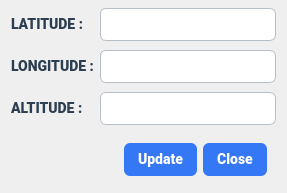
<?xml version="1.0" encoding="UTF-8"?>
<ui version="4.0">
 <class>CUpdatePosition</class>
 <widget class="QWidget" name="CUpdatePosition">
  <property name="geometry">
   <rect>
    <x>0</x>
    <y>0</y>
    <width>287</width>
    <height>193</height>
   </rect>
  </property>
  <property name="windowTitle">
   <string>Form</string>
  </property>
  <property name="styleSheet">
   <string notr="true">/* ===============================
   Main Widget Background
   =============================== */
QWidget {
    background: qlineargradient(
        x1:0, y1:0, x2:0, y2:1,
        stop:0 #f2f4f7,
        stop:1 #d9dee4
    );
    font-family: Segoe UI, Roboto, sans-serif;
    font-size: 14px;
    color: #1E1E1E;
}

/* ===============================
   Labels
   =============================== */
QLabel {
    color: #2c3e50;
    font-size: 14px;
    font-weight: 800;
}

/* ===============================
   Line Edits
   =============================== */
QLineEdit {
    background: #ffffff;
    border: 1px solid #b6bec7;
    padding: 6px 8px;
    border-radius: 6px;
    selection-background-color: #0078d7;
    selection-color: white;
}

QLineEdit:focus {
    border: 1px solid #0078d7;
    background: #fefefe;
}

/* ===============================
   Buttons
   =============================== */
QPushButton {
    background-color: #3478f6;
    color: white;
    padding: 8px 14px;
    border-radius: 6px;
    border: none;
    font-weight: 800;
}

QPushButton:hover {
    background-color: #2d6bdd;
}

QPushButton:pressed {
    background-color: #255bc0;
}

/* Close Button (Optional Different Color) */
QPushButton#closeButton {
    background-color: #e74c3c;
}

QPushButton#closeButton:hover {
    background-color: #cf4436;
}

QPushButton#closeButton:pressed {
    background-color: #b83c30;
}</string>
  </property>
  <layout class="QGridLayout" name="gridLayout">
   <property name="topMargin">
    <number>5</number>
   </property>
   <property name="bottomMargin">
    <number>5</number>
   </property>
   <item row="0" column="0">
    <widget class="QLabel" name="label">
     <property name="styleSheet">
      <string notr="true">background:none;</string>
     </property>
     <property name="text">
      <string>LATITUDE :</string>
     </property>
    </widget>
   </item>
   <item row="0" column="1">
    <widget class="QLineEdit" name="lineEdit_latitude"/>
   </item>
   <item row="1" column="0">
    <widget class="QLabel" name="label_2">
     <property name="styleSheet">
      <string notr="true">background:none;</string>
     </property>
     <property name="text">
      <string>LONGITUDE :</string>
     </property>
    </widget>
   </item>
   <item row="1" column="1">
    <widget class="QLineEdit" name="lineEdit_longitude"/>
   </item>
   <item row="2" column="0">
    <widget class="QLabel" name="label_3">
     <property name="autoFillBackground">
      <bool>false</bool>
     </property>
     <property name="styleSheet">
      <string notr="true">background:none;</string>
     </property>
     <property name="text">
      <string>ALTITUDE :</string>
     </property>
    </widget>
   </item>
   <item row="2" column="1">
    <widget class="QLineEdit" name="lineEdit_altitude"/>
   </item>
   <item row="3" column="0" colspan="2">
    <widget class="QWidget" name="widget" native="true">
     <property name="sizePolicy">
      <sizepolicy hsizetype="Preferred" vsizetype="Fixed">
       <horstretch>0</horstretch>
       <verstretch>0</verstretch>
      </sizepolicy>
     </property>
     <property name="styleSheet">
      <string notr="true">QWidget#widget{background:none;}</string>
     </property>
     <layout class="QHBoxLayout" name="horizontalLayout">
      <item>
       <spacer name="horizontalSpacer">
        <property name="orientation">
         <enum>Qt::Horizontal</enum>
        </property>
        <property name="sizeHint" stdset="0">
         <size>
          <width>40</width>
          <height>20</height>
         </size>
        </property>
       </spacer>
      </item>
      <item>
       <widget class="QPushButton" name="pushButton_update">
        <property name="text">
         <string>Update</string>
        </property>
       </widget>
      </item>
      <item>
       <widget class="QPushButton" name="pushButton_close">
        <property name="text">
         <string>Close</string>
        </property>
       </widget>
      </item>
     </layout>
    </widget>
   </item>
  </layout>
 </widget>
 <resources/>
 <connections/>
</ui>
